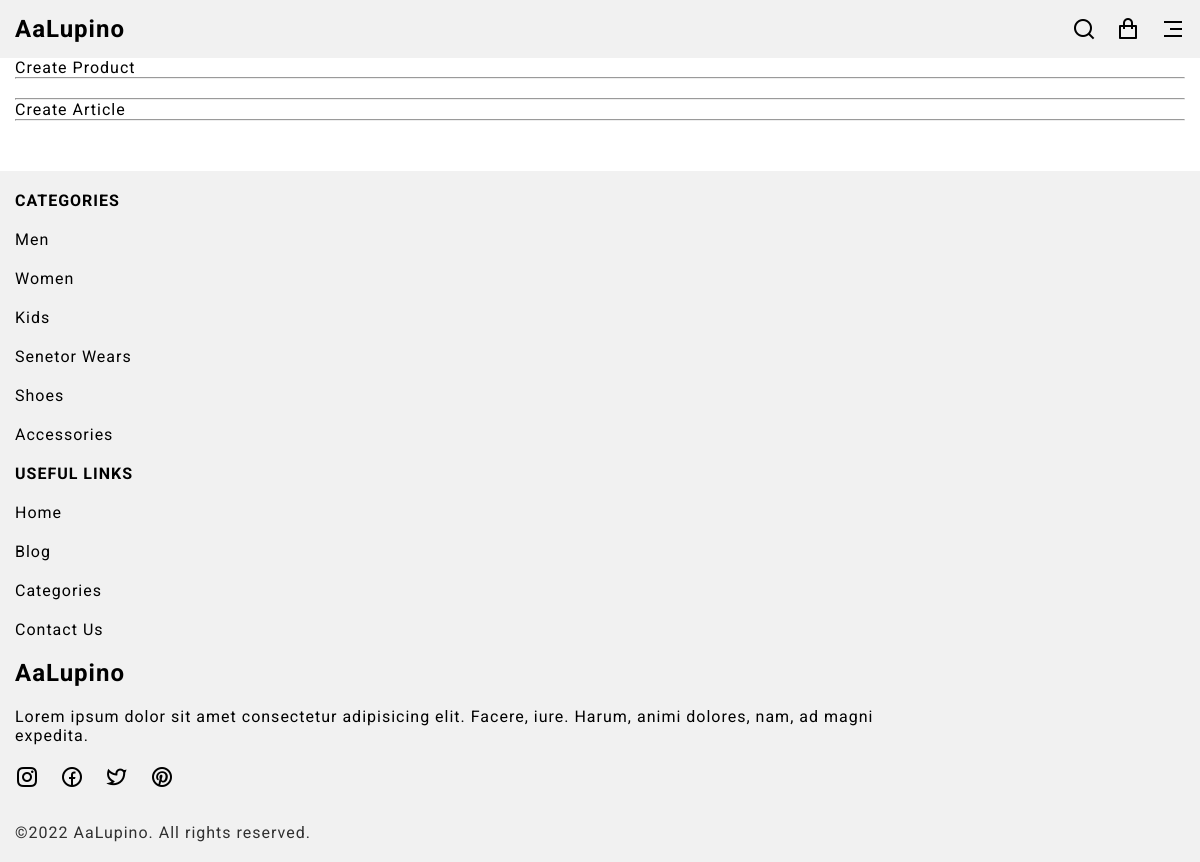
The app's page /dashboard/ (signed in), older data.
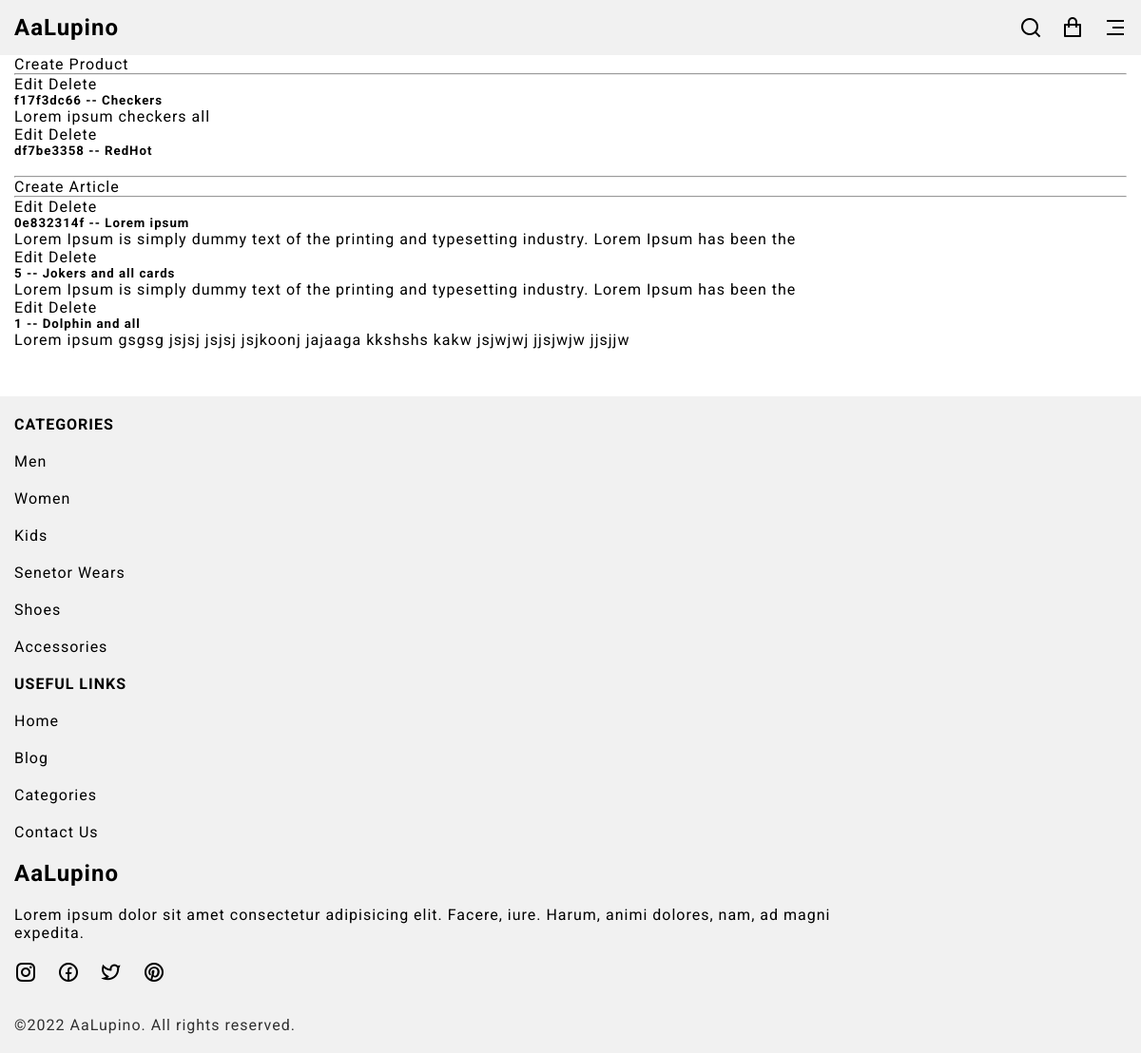
The same page, newer data.
### base/models.py (models this page shows, shortened)
class Product(models.Model):
    id = models.CharField(max_length=200, primary_key=True, editable=False)
    name = models.CharField(max_length=200)
    sm_image_x1 = models.ImageField(null=True, blank=True)
    sm_image1 = models.ImageField(null=True, blank=True)
    sm_image_x2 = models.ImageField(null=True, blank=True)
    sm_image2 = models.ImageField(null=True, blank=True)
    sm_image_x3 = models.ImageField(null=True, blank=True)
    sm_image3 = models.ImageField(null=True, blank=True)
    sm_image_x4 = models.ImageField(null=True, blank=True)
    sm_image4 = models.ImageField(null=True, blank=True)
    sm_image_x5 = models.ImageField(null=True, blank=True)
    sm_image5 = models.ImageField(null=True, blank=True)
    sm_image_x6 = models.ImageField(null=True, blank=True)
    sm_image6 = models.ImageField(null=True, blank=True)
    sm_image_x7 = models.ImageField(null=True, blank=True)
    sm_image7 = models.ImageField(null=True, blank=True)
    tag_slug = models.SlugField(blank=True)
    category = models.CharField(max_length=200)
    cat_slug = models.SlugField(blank=True)
    description = models.TextField(null=True, blank=True)
    pro_slug = models.SlugField(blank=True)
    price = models.CharField(max_length=50)
    previous_price = models.CharField(max_length=50)
    color = models.CharField(max_length=100, null=True, blank=True)
    code = models.CharField(max_length=50, null=True, blank=True)
    note = models.TextField(null=True, blank=True)
    updated = models.DateTimeField(auto_now=True)
    created = models.DateTimeField(auto_now_add=True)
    PRODUCT_TAG = (
        ('m', 'Men'),
        ('w', 'Women'),
        ('k', 'Kids'),
    )
    tag = models.CharField(
        max_length=1,
        choices=PRODUCT_TAG,
        blank=True,
        default='m',
        help_text='Product tags',
    )
    PRODUCT_STATUS = (
        ('j', 'Just In'),
        ('o', 'Out of Stock'),
    )
    status = models.CharField(
        max_length=1,
        choices=PRODUCT_STATUS,
        blank=True,
        default='a',
        help_text='Product status',
    )
    class Meta:
        ordering = ['-created']

class Article(models.Model):
    id = models.CharField(max_length=200, primary_key=True, editable=False)
    title = models.CharField(max_length=200)
    slug = models.SlugField(null=True, blank=True)
    banner = models.ImageField(null=True)
    updated = models.DateTimeField(auto_now=True)
    created = models.DateTimeField(auto_now_add=True)
    timeTaken = models.CharField(max_length=50, null=True, blank=True)
    parag1 = models.TextField(null=False, blank=False)
    image1 = models.ImageField(null=True, blank=True)
    image2 = models.ImageField(null=True, blank=True)
    parag2 = models.TextField(null=True, blank=True)
    image3 = models.ImageField(null=True, blank=True)
    qoute = models.TextField(null=True, blank=True)
    parag3 = models.TextField(null=True, blank=True)
    image4 = models.ImageField(null=True, blank=True)
    parag4 = models.TextField(null=True, blank=True)
    author = models.CharField(max_length=200, null=True, blank=True)
    author_image = models.ImageField(null=True, blank=True)
    author_details = models.TextField(null=True, blank=True)
    author_instagram = models.CharField(max_length=50, null=True, blank=True)
    author_facebook = models.CharField(max_length=50, null=True, blank=True)
    author_twitter = models.CharField(max_length=50, null=True, blank=True)
    class Meta:
        ordering = ['-created']

### base/views.py (the view)
# urls.py: path('dashboard/', views.dashboard, name="dashboard"),
@login_required(login_url='login')
def dashboard(request):
    products = Product.objects.all()
    articles = Article.objects.all()
    context = {
        'products': products,
        'articles': articles,
    }
    return render(request, 'base/dashboard.html', context)

### base/templates/base/dashboard.html
{% extends 'main.html' %}
{% block content %}
<section class="section-header-offset">
    <div class="board-container container">
        <div>
            <a href="{% url 'create-product' %}">Create Product</a>
            <br>
            <hr>
            {% for product in products %}
            <a href="{% url 'update-product' product.id %}">Edit</a>
            <a href="{% url 'delete-product' product.id %}">Delete</a>
            <h5>{{product.id}} -- <a href="{% url 'product' product.pro_slug %}">{{ product.name }}</a></h5>
            <p>{{product.description}}</p>
            {% endfor %}
        </div>
        <br>
        <hr>
        <div>
            <a href="{% url 'create-article' %}">Create Article</a>
            <br>
            <hr>
            {% for article in articles %}
            <a href="{% url 'update-article' article.id %}">Edit</a>
            <a href="{% url 'delete-article' article.id %}">Delete</a>
            <h5>{{article.id}} -- <a href="{% url 'article' article.slug %}">{{ article.title }}</a></h5>
            <p>{{article.parag1|slice:":100"}}</p>
            {% endfor %}
        </div>
    </div>
</section>
{% endblock content %}

### templates/main.html (shortened to what this page needs)
<!DOCTYPE html>
{% load static %}
<html lang="en">
<head>
    <link href="https://cdn.jsdelivr.net/npm/remixicon@2.5.0/fonts/remixicon.css" rel="stylesheet" />
    <link rel="stylesheet" href="https://cdn.jsdelivr.net/npm/swiper@8/swiper-bundle.min.css" />
    <link rel="stylesheet" href="{% static './assets/css/style.css' %}" />
</head>
{% include 'navbar.html' %}
<body>
    {% block content %}
    {% endblock content %}
    {% include 'base/footer.html' %}
</body>
</html>

### templates/navbar.html (shortened to what this page needs)
<header class="header" id="header">
    <nav class="navbar container">
        <a href="{% url 'home' %}" class="noSelect">
            <h2 class="logo">AaLupino</h2>
        </a>
        <div class="list list-right">
            <button class="btn place-items-center noSelect" id="search-icon">
                <i class="ri-search-line"></i>
            </button>
            <a href="#" class="place-items-center noSelect">
                <i class="ri-shopping-bag-line"></i>
            </a>
            <button class="btn place-items-center screen-lg-hidden menu-toggle-icon noSelect" id="menu-toggle-icon">
                <i class="ri-menu-3-line open-menu-icon iicon"></i>
            </button>
        </div>
    </nav>
</header>

### base/templates/base/footer.html
<footer class="footer section">
    <div class="footer-container container d-grid">
        <div class="company-data">
            <a href="./index.html" class="noSelect">
                <h2 class="logo">AaLupino</h2>
            </a>
            <p class="company-description">
                Lorem ipsum dolor sit amet consectetur adipisicing elit. Facere, iure. Harum, animi dolores, nam, ad
                magni expedita.
            </p>
            <ul class="list social-media">
                <li class="menu-item">
                    <a href="#" class="menu-link"><i class="ri-instagram-line"></i></a>
                </li>
                <li class="menu-item">
                    <a href="#" class="menu-link"><i class="ri-facebook-circle-line"></i></a>
                </li>
                <li class="menu-item">
                    <a href="#" class="menu-link"><i class="ri-twitter-line"></i></a>
                </li>
                <li class="menu-item">
                    <a href="#" class="menu-link"><i class="ri-pinterest-line"></i></a>
                </li>
            </ul>
            <span class="copyright-notice">&copy;2022 AaLupino. All rights reserved.</span>
        </div>
        <div>
            <h6 class="title footer-title">Categories</h6>
            <ul class="footer-list list">
                <li class="menu-item">
                    <a href="#" class="menu-link">Men</a>
                </li>
                <li class="menu-item">
                    <a href="#" class="menu-link">Women</a>
                </li>
                <li class="menu-item">
                    <a href="#" class="menu-link">Kids</a>
                </li>
                <li class="menu-item">
                    <a href="#" class="menu-link">Senetor Wears</a>
                </li>
                <li class="menu-item">
                    <a href="#" class="menu-link">Shoes</a>
                </li>
                <li class="menu-item">
                    <a href="#" class="menu-link">Accessories</a>
                </li>
            </ul>
        </div>
        <div>
            <h6 class="title footer-title">Useful links</h6>
            <ul class="footer-list list">
                <li class="menu-item">
                    <a href="#" class="menu-link">Home</a>
                </li>
                <li class="menu-item">
                    <a href="#" class="menu-link">Blog</a>
                </li>
                <li class="menu-item">
                    <a href="#" class="menu-link">Categories</a>
                </li>
                <li class="menu-item">
                    <a href="#" class="menu-link">Contact Us</a>
                </li>
            </ul>
        </div>
    </div>
</footer>

### static/assets/css/style.css (style rules this page uses)
:root { --light-color: rgba(0, 0, 0, 0.5); --light-color-alt: rgba(0, 0, 0, 1); --primary-background-color: #fff; --secondary-background-color: #f1f1f1; --hover-light-color: var(--primary-background-color); --hover-dark-color: var(--primary-background-color); --gradient-color: linear-gradient(115deg, #4fcf70, #fad648, #a767e5, #12bcfe, #44ce7b); --transparent-light-color: rgba(0, 0, 0, 0.1); --transparent-dark-color: rgba(255, 255, 255, 0.75); --font-family: 'Roboto', sans-serif; --font-size-xsm: 1.2rem; --font-size-sm: 1.6rem; --font-size-md: 2.4rem; --font-size-lg: 3rem; --font-size-xl: 4rem; --gap: 2rem; --margin-sm: 2rem; --margin-md: 3rem; --item-min-height-sm: 20rem; --item-min-height-md: 30rem; }
* { margin: 0; padding: 0; box-sizing: border-box; }
html { font-size: 62.5%; }
body { font-family: var(--font-family); font-size: var(--font-size-sm); color: var(--light-color-alt); background-color: var(--primary-background-color); letter-spacing: 1px; transition: background-color 0.25s, color 0.25s; }
a { color: inherit; text-decoration: none; }
ul { list-style: none; }
input, button { font: inherit; color: inherit; border: none; background-color: transparent; }
i { font-size: var(--font-size-md); }
.container { max-width: 160rem; margin: 0 auto; padding: 0 1.5rem; }
.place-items-center { display: inline-flex; align-items: center; justify-content: center; }
.section { margin-top: 5rem; }
.noSelect { -webkit-tap-highlight-color: transparent; -webkit-touch-callout: none; -webkit-user-select: none; -khtml-user-select: none; -moz-user-select: none; -ms-user-select: none; user-select: none; }
.d-grid { display: grid; }
.header { background-color: var(--secondary-background-color); position: fixed; top: 0; left: 0; width: 100%; z-index: 999; }
.navbar { display: flex; align-items: center; justify-content: space-between; padding-block: 1.5rem; }
.logo { font-size: var(--font-size-md); color: var(--light-color-alt); }
.list { display: flex; align-items: flex-start; gap: var(--gap); }
.btn { cursor: pointer; }
::placeholder { color: var(--light-color-alt); opacity: 0.75; }
.section-header-offset { margin-top: 5.8rem; }
.footer { background-color: var(--secondary-background-color); padding: 2rem 0; }
.footer-container { gap: var(--gap); }
.company-data { display: flex; flex-direction: column; order: 1; }
.company-description { margin-block: var(--margin-sm); max-width: 75%; }
.social-media { margin-bottom: var(--margin-md); }
.copyright-notice { opacity: 0.8; }
.footer-list { flex-direction: column; align-items: flex-start; }
.footer-title { font-size: var(--font-size-sm); text-transform: uppercase; margin-bottom: var(--margin-sm); }

Row changes from the older to the newer data that the page shows:
added Product: id "f17f3dc66", name "Checkers", description "Lorem ipsum checkers all"
added Product: id "df7be3358", name "RedHot"
added Article: id "0e832314f", title "Lorem ipsum", parag1 "Lorem Ipsum is simply dummy text of the printing and typesetting industry. Lorem Ipsum has been the"
added Article: id "5", title "Jokers and all cards", parag1 "Lorem Ipsum is simply dummy text of the printing and typesetting industry. Lorem Ipsum has been the"
added Article: id "1", title "Dolphin and all", parag1 "Lorem ipsum gsgsg jsjsj jsjsj jsjkoonj jajaaga kkshshs kakw jsjwjwj jjsjwjw jjsjjw"
